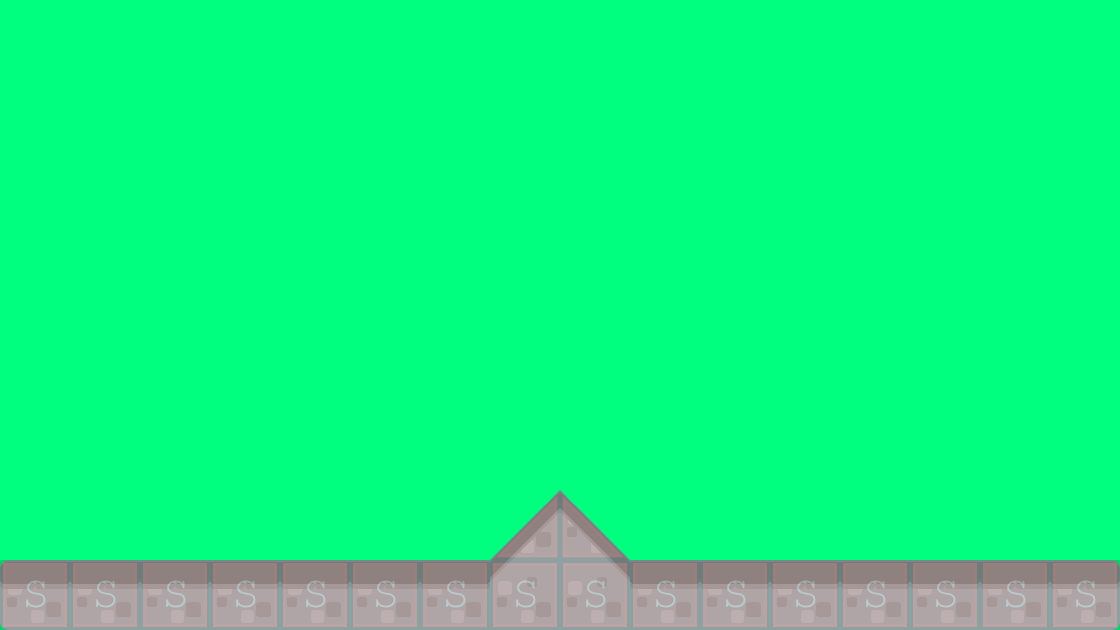

This is a level from a 2D game, rendered from its Tiled map with the project's own tilesets. A one-line summary and the map file follow, with tile-layer data summarised:
An orthogonal 16x9 tile map with 70x70 px tiles, 2 tile layers (background1, collision), 2 tilesets and 2 objects (EnemyBase, PlayerBase).

<map version="1.0" orientation="orthogonal" renderorder="right-down" width="16" height="9" tilewidth="70" tileheight="70" backgroundcolor="#00ff7f">
 <tileset firstgid="1" name="background-tiles" tilewidth="70" tileheight="70">
  <image source="../img/background-tiles.png" width="910" height="910" />
 </tileset>
 <tileset firstgid="170" name="meta-tiles" tilewidth="70" tileheight="70">
  <image source="../img/meta-tiles.png" width="350" height="70" />
  <tile id="1">
   <properties>
    <property name="type" value="lslope" />
   </properties>
  </tile>
  <tile id="3">
   <properties>
    <property name="type" value="rslope" />
   </properties>
  </tile>
  <tile id="4">
   <properties>
    <property name="type" value="solid" />
   </properties>
  </tile>
 </tileset>
 <layer name="background1" width="16" height="9">
  <data>[144 cells, 18 non-empty, 7 distinct tile ids]</data>
 </layer>
 <layer name="collision" width="16" height="9" opacity="0.17">
  <data>[144 cells, 18 non-empty, 3 distinct tile ids]</data>
 </layer>
 <objectgroup name="BaseEntities">
  <object name="EnemyBase" x="912" y="422" width="64" height="134">
   <properties>
    <property name="EnemyBase" value="" />
   </properties>
  </object>
  <object name="PlayerBase" x="140" y="420" width="68" height="136">
   <properties>
    <property name="PlayerBase" value="" />
   </properties>
  </object>
 </objectgroup>
</map>
